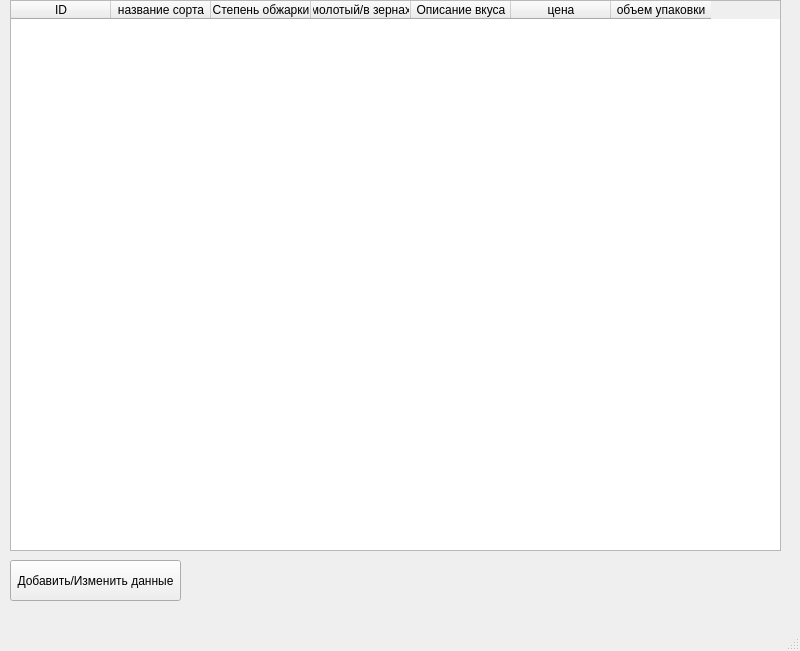
<?xml version="1.0" encoding="UTF-8"?>
<ui version="4.0">
 <class>spisok_coffee</class>
 <widget class="QMainWindow" name="spisok_coffee">
  <property name="geometry">
   <rect>
    <x>0</x>
    <y>0</y>
    <width>800</width>
    <height>651</height>
   </rect>
  </property>
  <property name="windowTitle">
   <string>Список кофе</string>
  </property>
  <widget class="QWidget" name="centralwidget">
   <widget class="QTableWidget" name="tableWidget">
    <property name="geometry">
     <rect>
      <x>10</x>
      <y>0</y>
      <width>771</width>
      <height>551</height>
     </rect>
    </property>
    <column>
     <property name="text">
      <string>ID</string>
     </property>
    </column>
    <column>
     <property name="text">
      <string>название сорта</string>
     </property>
    </column>
    <column>
     <property name="text">
      <string>Степень обжарки</string>
     </property>
    </column>
    <column>
     <property name="text">
      <string>молотый/в зернах</string>
     </property>
    </column>
    <column>
     <property name="text">
      <string>Описание вкуса</string>
     </property>
    </column>
    <column>
     <property name="text">
      <string>цена</string>
     </property>
    </column>
    <column>
     <property name="text">
      <string>объем упаковки</string>
     </property>
    </column>
   </widget>
   <widget class="QPushButton" name="add_or_change">
    <property name="geometry">
     <rect>
      <x>10</x>
      <y>560</y>
      <width>171</width>
      <height>41</height>
     </rect>
    </property>
    <property name="text">
     <string>Добавить/Изменить данные</string>
    </property>
   </widget>
  </widget>
  <widget class="QMenuBar" name="menubar">
   <property name="geometry">
    <rect>
     <x>0</x>
     <y>0</y>
     <width>800</width>
     <height>21</height>
    </rect>
   </property>
  </widget>
  <widget class="QStatusBar" name="statusbar"/>
 </widget>
 <resources/>
 <connections/>
</ui>
